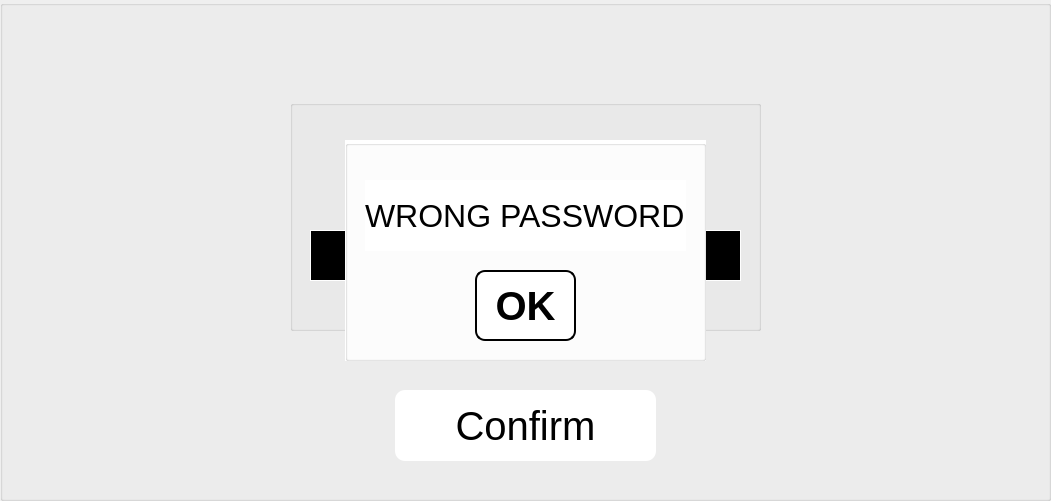
   <widget class="QGroupBox" name="password_grbox">
    <property name="geometry">
     <rect>
      <x>105</x>
      <y>140</y>
      <width>1051</width>
      <height>501</height>
     </rect>
    </property>
    <property name="font">
     <font>
      <family>Ubuntu</family>
     </font>
    </property>
    <property name="title">
     <string/>
    </property>
    <widget class="QPushButton" name="m_confirmPass">
     <property name="geometry">
      <rect>
       <x>395</x>
       <y>390</y>
       <width>261</width>
       <height>71</height>
      </rect>
     </property>
     <property name="font">
      <font>
       <family>Ubuntu</family>
       <pointsize>30</pointsize>
       <weight>50</weight>
       <bold>false</bold>
      </font>
     </property>
     <property name="styleSheet">
      <string notr="true">border: 2px white;
border-radius: 10px;
padding: 0 8px;
background: white;
color: black;</string>
     </property>
     <property name="text">
      <string>Confirm</string>
     </property>
    </widget>
    <widget class="QGroupBox" name="wrong">
     <property name="geometry">
      <rect>
       <x>345</x>
       <y>140</y>
       <width>361</width>
       <height>221</height>
      </rect>
     </property>
     <property name="font">
      <font>
       <family>Ubuntu</family>
      </font>
     </property>
     <property name="styleSheet">
      <string notr="true">background: white;
color:black;</string>
     </property>
     <property name="title">
      <string/>
     </property>
     <widget class="QLabel" name="label_8">
      <property name="geometry">
       <rect>
        <x>20</x>
        <y>40</y>
        <width>321</width>
        <height>71</height>
       </rect>
      </property>
      <property name="font">
       <font>
        <family>Ubuntu</family>
        <pointsize>24</pointsize>
       </font>
      </property>
      <property name="styleSheet">
       <string notr="true">color:black;</string>
      </property>
      <property name="text">
       <string>WRONG PASSWORD!</string>
      </property>
     </widget>
     <widget class="QPushButton" name="m_ok">
      <property name="geometry">
       <rect>
        <x>130</x>
        <y>130</y>
        <width>101</width>
        <height>71</height>
       </rect>
      </property>
      <property name="font">
       <font>
        <family>Ubuntu</family>
        <pointsize>30</pointsize>
        <weight>75</weight>
        <bold>true</bold>
       </font>
      </property>
      <property name="styleSheet">
       <string notr="true">border: 2px solid black;
border-radius: 10px;
padding: 0 8px;
background: white;
color: black;</string>
      </property>
      <property name="text">
       <string>OK</string>
      </property>
     </widget>
    </widget>
    <widget class="QGroupBox" name="grBoxPass">
     <property name="geometry">
      <rect>
       <x>290</x>
       <y>100</y>
       <width>471</width>
       <height>231</height>
      </rect>
     </property>
     <property name="font">
      <font>
       <family>Ubuntu</family>
      </font>
     </property>
     <property name="title">
      <string/>
     </property>
     <widget class="QLabel" name="label_7">
      <property name="geometry">
       <rect>
        <x>125</x>
        <y>45</y>
        <width>221</width>
        <height>61</height>
       </rect>
      </property>
      <property name="font">
       <font>
        <family>Ubuntu</family>
        <pointsize>24</pointsize>
       </font>
      </property>
      <property name="styleSheet">
       <string notr="true">color:white;</string>
      </property>
      <property name="text">
       <string>Insert password</string>
      </property>
     </widget>
     <widget class="QLineEdit" name="m_pass">
      <property name="geometry">
       <rect>
        <x>20</x>
        <y>130</y>
        <width>431</width>
        <height>51</height>
       </rect>
      </property>
      <property name="font">
       <font>
        <family>Ubuntu</family>
        <pointsize>24</pointsize>
       </font>
      </property>
      <property name="acceptDrops">
       <bool>true</bool>
      </property>
      <property name="styleSheet">
       <string notr="true">border: 1px solid white;
padding: 0 8px;
background: black;
color: white;</string>
      </property>
      <property name="text">
       <string/>
      </property>
      <property name="maxLength">
       <number>10</number>
      </property>
      <property name="echoMode">
       <enum>QLineEdit::Password</enum>
      </property>
     </widget>
    </widget>
    <zorder>m_confirmPass</zorder>
    <zorder>grBoxPass</zorder>
    <zorder>wrong</zorder>
   </widget>
